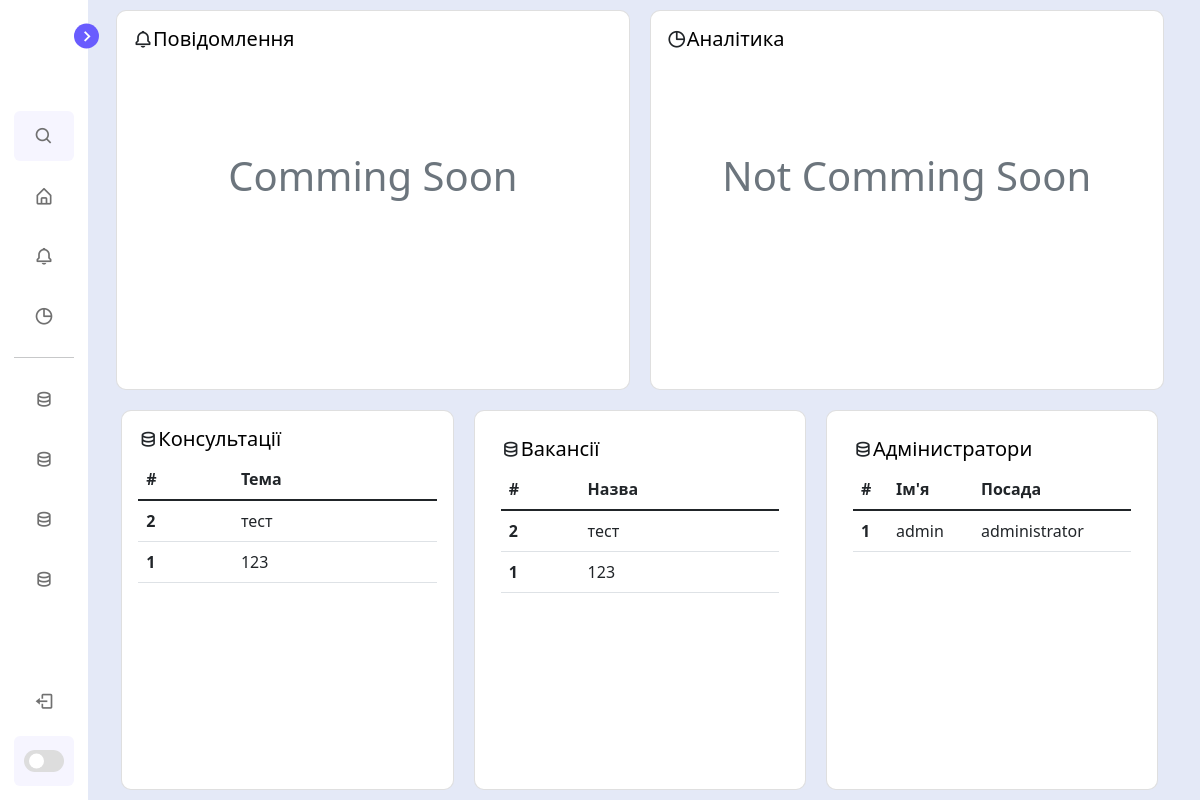
Screenshot of /admin/dashboard (signed in) with the database file from the repository.
### main.py (models this page shows)
class Contact(db.Model):
    id = db.Column(db.Integer, primary_key=True)
    time = db.Column(db.String(255), default=time.strftime("%d.%m.%Y %H:%M", time.localtime()))
    name = db.Column(db.String(255))
    email = db.Column(db.String(255))
    title = db.Column(db.String(255), default="-")
    message = db.Column(db.Text, default="-")
    isDone = db.Column(db.Boolean, default=False)
    commit = db.Column(db.String(255), default=None)

class Vacancies(db.Model):
    id = db.Column(db.Integer, primary_key=True)
    title = db.Column(db.String(255), nullable = False)
    post_time = db.Column(db.String(255), default=time.strftime("%d.%m.%Y", time.localtime()))
    schedule = db.Column(db.String(255), default="-")
    location = db.Column(db.String(255), default="-")
    hourly_rate = db.Column(db.String(255), default="-")
    salary = db.Column(db.String(255), default="-")
    vac_id = db.Column(db.String(255), default="-")
    description = db.Column(db.Text, default="-")
    isAvalible = db.Column(db.Boolean, default=False)
    img = db.Column(db.LargeBinary, default=None)
    apply_link = db.Column(db.Text, default=None)

class Admins(db.Model, UserMixin):
    id = db.Column(db.Integer, primary_key=True)
    username = db.Column(db.String(20))
    password = db.Column(db.String(20))
    name = db.Column(db.String(255))
    email = db.Column(db.String(255))
    job_title = db.Column(db.String(255))
    img = db.Column(db.LargeBinary, default=None)

### main.py (the view)
@app.route('/admin/dashboard')
@login_required
def administrator():
    return render_template('/admin/dashboard.html', user=Admins.query.get(current_user.get_id()), vacancies=Vacancies.query.order_by(Vacancies.id.desc()).limit(3), admins = Admins.query.limit(3), contact=Contact.query.order_by(Contact.id.desc()).limit(4))

### main.py (called while the page is built)
@login.user_loader
def load_user(user_id):
    return Admins.query.get(user_id)

### templates/admin/dashboard.html
{% extends 'admin/admin_base.html' %}
{% block style %}
<link rel="stylesheet" href="{{ url_for('static',filename='css/admn/dashboard.css') }}">
{% endblock %}
{% block body %}
<div class="cardholderhero">
    <div class="row cardholder">
        <div class="card-two">
            <div class="card">
                <div class="card-body">
                    <h5 class="card-title"><i class='bx bx-bell icon'></i><a href="#" class="dash-link">Повідомлення</a></h5>
                    <div class="card-inner" style="height: 70%; display: flex; justify-content: center; align-items:center;">
                        <h6 class="text-muted" style="font-size: 40px;">Comming Soon</h6>
                    </div>
                </div>
            </div>
        </div>
        <div class="card-two">
            <div class="card">
                <div class="card-body">
                    <h5 class="card-title"><i class='bx bx-pie-chart-alt icon'></i><a href="#" class="dash-link">Аналітика</a></h5>
                    <div class="card-inner" style="height: 70%; display: flex; justify-content: center; align-items:center;">
                        <h6 class="text-muted" style="font-size: 40px;">Not Comming Soon</h6>
                    </div>
                </div>
            </div>
        </div>
    </div>
    <div class="row cardholder">
        <div class="card-one">
            <div class="card">
                <div class="card-body">
                    <h5 class="card-title"><i class='bx bx-data icon'></i><a href="/admin/contact" class="dash-link">Консультації</a></h5>
                    <div class="card-inner">
                        <table class="table">
                            <thead>
                                <tr>
                                    <th scope="col">#</th>
                                    <th scope="col">Тема</th>
                                </tr>
                            </thead>
                            <tbody>
                                {% for el in contact %}
                                <tr>
                                    <th scope="row">{{ el.id }}</th>
                                    <td>{{ el.title }}</td>
                                </tr>
                                {% endfor %}
                            </tbody>
                        </table>
                    </div>
                </div>
            </div>
        </div>
        <div class="card-one">
            <div class="card card-one">
                <div class="card-body">
                    <h5 class="card-title"><i class='bx bx-data icon'></i><a href="/admin/vacancies" class="dash-link">Вакансії</a></h5>
                    <div class="card-inner">
                        <table class="table">
                            <thead>
                                <tr>
                                    <th scope="col">#</th>
                                    <th scope="col">Назва</th>
                                </tr>
                            </thead>
                            <tbody>
                                {% for el in vacancies %}
                                <tr>
                                    <th scope="row">{{ el.id }}</th>
                                    <td>{{ el.title }}</td>
                                </tr>
                                {% endfor %}
                            </tbody>
                        </table>
                    </div>
                </div>
            </div>
        </div>
        <div class="card-one">
            <div class="card card-one">
                <div class="card-body">
                    <h5 class="card-title"><i class='bx bx-data icon'></i><a href="/admin/admins" class="dash-link">Адмінистратори</a></h5>
                    <div class="card-inner">
                        <table class="table table-vacancies">
                            <thead>
                                <tr>
                                    <th scope="col">#</th>
                                    <th scope="col">Ім'я</th>
                                    <th scope="col">Посада</th>
                                </tr>
                            </thead>
                            <tbody>
                                {% for el in admins %}
                                <tr>
                                    <th scope="row">{{ el.id }}</th>
                                    <td>{{ el.name }}</td>
                                    <td>{{ el.job_title }}</td>
                                </tr>
                                {% endfor %}
                            </tbody>
                        </table>
                    </div>
                </div>
            </div>
        </div>
    </div>
</div>
{% endblock %}

### templates/admin/admin_base.html (shortened to what this page needs)
<!DOCTYPE html>
<html lang="en" style="overflow: hidden;">
<head>
    <link rel="stylesheet" href="https://cdn.jsdelivr.net/npm/bootstrap@5.1.3/dist/css/bootstrap.min.css"
>
    <link rel="stylesheet" href="{{ url_for('static',filename='css/admn/style.css') }}">
    {% block style %}{% endblock %}
    <link href='https://unpkg.com/boxicons@2.1.1/css/boxicons.min.css' rel='stylesheet'>
</head>
<body style="overflow: hidden;" onload="adaptiveHome()">
    <nav class="sidebar close">
        <header>
            <div class="image-text">
            </div>
            <i class='bx bx-chevron-right toggle' onclick="setTimeout(adaptiveHome, 300)"></i>
        </header>
        <div class="menu-bar">
            <div class="menu">
                <li class="search-box">
                    <i class='bx bx-search icon'></i>
                </li>
                <ul class="menu-links">
                    <li class="nav-link">
                        <a href="/admin/dashboard">
                            <i class='bx bx-home-alt icon'></i>
                        </a>
                    </li>
                    <li class="nav-link">
                        <a href="#">
                            <i class='bx bx-bell icon'></i>
                        </a>
                    </li>
                    <li class="nav-link">
                        <a href="#">
                            <i class='bx bx-pie-chart-alt icon'></i>
                        </a>
                    </li>
                    <hr>
                    <li class="nav-link">
                        <a href="/admin/contact">
                            <i class='bx bx-data icon'></i>
                        </a>
                    </li>
                    <li class="nav-link">
                        <a href="/admin/vacancies">
                            <i class='bx bx-data icon'></i>
                        </a>
                    </li>
                    <li class="nav-link">
                        <a href="/admin/admins">
                            <i class='bx bx-data icon'></i>
                        </a>
                    </li>
                    <li class="nav-link">
                        <a href="/admin/emails">
                            <i class='bx bx-data icon'></i>
                        </a>
                    </li>
                </ul>
            </div>
            <div class="bottom-content">
                <li class="">
                    <a href="/admin/logout">
                        <i class='bx bx-log-out icon'></i>
                    </a>
                </li>
                <li class="mode">
                    <div class="toggle-switch">
                        <span class="switch"></span>
                    </div>
                </li>
            </div>
        </div>
    </nav>
    <section class="home" style="margin: 0 0 0 30px; overflow: hidden;">
        {% block body %}{% endblock %}
    </section>
</body>
</html>

### static/css/admn/style.css (style rules this page uses)
:root { --body-color: #E4E9F7; --sidebar-color: #FFF; --primary-color: #695CFE; --primary-color-light: #F6F5FF; --toggle-color: #DDD; --text-color: #707070; --tran-03: all 0.2s ease; --tran-03: all 0.3s ease; --tran-04: all 0.3s ease; --tran-05: all 0.3s ease; }
body { min-height: 100vh; background-color: var(--body-color); transition: var(--tran-05); }
.sidebar { position: fixed; top: 0; left: 0; height: 100%; width: 250px; padding: 10px 14px; background: var(--sidebar-color); transition: var(--tran-05); z-index: 100; }
.sidebar.close { width: 88px; }
.sidebar li { height: 50px; list-style: none; display: flex; align-items: center; margin-top: 10px; }
.sidebar header .image, .sidebar .icon { min-width: 60px; border-radius: 6px; }
.sidebar .icon { min-width: 60px; border-radius: 6px; height: 100%; display: flex; align-items: center; justify-content: center; font-size: 20px; }
.sidebar .text, .sidebar .icon { color: var(--text-color); transition: var(--tran-03); }
.sidebar header { position: relative; }
.sidebar header .image-text { display: flex; align-items: center; }
.sidebar header .toggle { position: absolute; top: 50%; right: -25px; transform: translateY(-50%) rotate(180deg); height: 25px; width: 25px; background-color: var(--primary-color); color: var(--sidebar-color); border-radius: 50%; display: flex; align-items: center; justify-content: center; font-size: 22px; cursor: pointer; transition: var(--tran-05); }
.sidebar.close .toggle { transform: translateY(-50%) rotate(0deg); }
.sidebar .menu { margin-top: 40px; }
.sidebar li.search-box { border-radius: 6px; background-color: var(--primary-color-light); cursor: pointer; transition: var(--tran-05); }
.sidebar li a { list-style: none; height: 100%; background-color: transparent; display: flex; align-items: center; height: 100%; width: 100%; border-radius: 6px; text-decoration: none; transition: var(--tran-03); }
.sidebar .menu-bar { height: calc(100% - 55px); display: flex; flex-direction: column; justify-content: space-between; overflow-y: scroll; }
.sidebar .menu-bar .mode { border-radius: 6px; background-color: var(--primary-color-light); position: relative; transition: var(--tran-05); }
.menu-bar .bottom-content .toggle-switch { position: absolute; right: 0; height: 100%; min-width: 60px; display: flex; align-items: center; justify-content: center; border-radius: 6px; cursor: pointer; }
.toggle-switch .switch { position: relative; height: 22px; width: 40px; border-radius: 25px; background-color: var(--toggle-color); transition: var(--tran-05); }
.switch::before { content: ''; position: absolute; height: 15px; width: 15px; border-radius: 50%; top: 50%; left: 5px; transform: translateY(-50%); background-color: var(--sidebar-color); transition: var(--tran-04); }
.home { position: absolute; top: 0; top: 0; left: 250px; height: 100vh; width: 100%; background-color: var(--body-color); transition: var(--tran-05); }
.sidebar.close ~ .home { left: 78px; height: 100vh; width: 93.3%; }
.menu-links, .nav-link { padding: 0; margin: 0; }

### static/css/admn/dashboard.css (style rules this page uses)
body { overflow: hidden; }
.cardholderhero { width: 95%; height: 100%; display: flex; justify-content: center; flex-direction: column; padding: 10px; }
.cardholder { display: flex; justify-content: center; }
.card-one { width: 33%; height: 50vh; padding: 10px; overflow: hidden; }
.card-two { width: 50%; height: 50vh; padding: 10px; overflow: hidden; }
.dash-link { text-decoration: none; color: black; }
.card-title { display: flex; align-items: center; }
.card-inner { overflow: hidden; }
.card { width: 100%; height: 100%; border-radius: 10px; }

### rows the page displays
Contact: id "2", title "тест"
Contact: id "1", title "123"
Vacancies: id "2", title "тест"
Vacancies: id "1", title "123"
Admins: id "1", name "admin", job_title "administrator"
